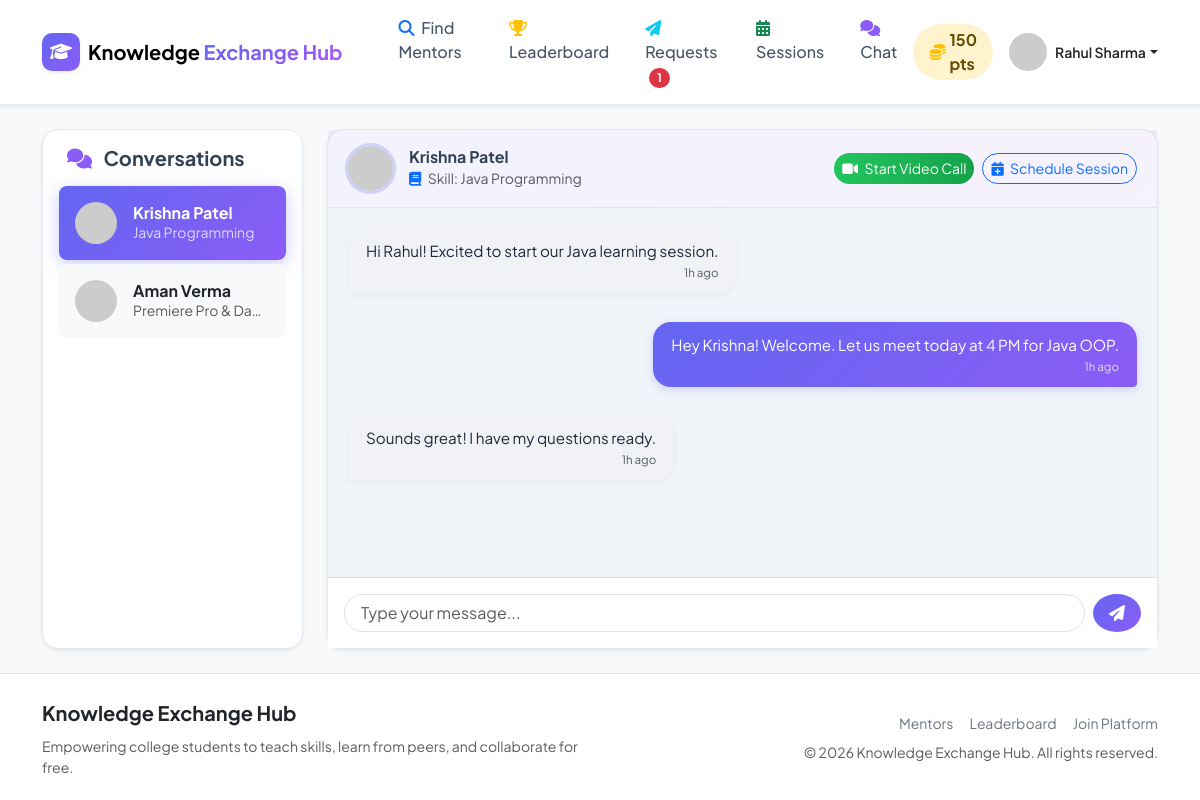
Page /chat.php (signed in) on the committed database.
### tables this page shows
CREATE TABLE IF NOT EXISTS `users` (
  `id` INT AUTO_INCREMENT PRIMARY KEY,
  `name` VARCHAR(100) NOT NULL,
  `email` VARCHAR(150) NOT NULL UNIQUE,
  `password` VARCHAR(255) NOT NULL,
  `profile_photo` VARCHAR(255) DEFAULT 'default_avatar.png',
  `college` VARCHAR(150) DEFAULT NULL,
  `department` VARCHAR(100) DEFAULT NULL,
  `bio` TEXT DEFAULT NULL,
  `points` INT DEFAULT 0,
  `is_admin` TINYINT(1) DEFAULT 0,
  `is_blocked` TINYINT(1) DEFAULT 0,
  `created_at` DATETIME DEFAULT CURRENT_TIMESTAMP
);

CREATE TABLE IF NOT EXISTS `learning_requests` (
  `id` INT AUTO_INCREMENT PRIMARY KEY,
  `learner_id` INT NOT NULL,
  `mentor_id` INT NOT NULL,
  `skill_id` INT NOT NULL,
  `message` TEXT DEFAULT NULL,
  `status` ENUM('pending', 'accepted', 'rejected', 'completed', 'cancelled') DEFAULT 'pending',
  `created_at` DATETIME DEFAULT CURRENT_TIMESTAMP,
  FOREIGN KEY (`learner_id`) REFERENCES `users`(`id`) ON DELETE CASCADE,
  FOREIGN KEY (`mentor_id`) REFERENCES `users`(`id`) ON DELETE CASCADE,
  FOREIGN KEY (`skill_id`) REFERENCES `skills`(`id`) ON DELETE CASCADE
);

CREATE TABLE IF NOT EXISTS `skills` (
  `id` INT AUTO_INCREMENT PRIMARY KEY,
  `skill_name` VARCHAR(100) NOT NULL,
  `category_id` INT NOT NULL,
  `created_at` DATETIME DEFAULT CURRENT_TIMESTAMP,
  FOREIGN KEY (`category_id`) REFERENCES `categories`(`id`) ON DELETE CASCADE
);

CREATE TABLE IF NOT EXISTS `messages` (
  `id` INT AUTO_INCREMENT PRIMARY KEY,
  `sender_id` INT NOT NULL,
  `receiver_id` INT NOT NULL,
  `request_id` INT NOT NULL,
  `message` TEXT NOT NULL,
  `is_read` TINYINT(1) DEFAULT 0,
  `created_at` DATETIME DEFAULT CURRENT_TIMESTAMP,
  FOREIGN KEY (`sender_id`) REFERENCES `users`(`id`) ON DELETE CASCADE,
  FOREIGN KEY (`receiver_id`) REFERENCES `users`(`id`) ON DELETE CASCADE,
  FOREIGN KEY (`request_id`) REFERENCES `learning_requests`(`id`) ON DELETE CASCADE
);

### includes/functions.php (called while the page is built, shortened)
<?php
function e($string) {
    return htmlspecialchars($string ?? '', ENT_QUOTES, 'UTF-8');
}
function get_pending_request_count($pdo, $user_id) {
    $stmt = $pdo->prepare("SELECT COUNT(id) FROM learning_requests WHERE mentor_id = ? AND status = 'pending'");
    $stmt->execute([$user_id]);
    return (int)$stmt->fetchColumn();
}
function format_time($datetime) {
    $time = strtotime($datetime);
    $diff = time() - $time;
    if ($diff < 86400) return floor($diff / 3600) . "h ago";
    return date("M j, Y g:i A", $time);
}
?>

### chat.php (the view, shortened to what this page needs)
<?php
require_once __DIR__ . '/includes/auth-check.php';
require_once __DIR__ . '/includes/functions.php';
$user_id =  $current_user['id'];
$stmt = $pdo->prepare("
    SELECT lr.*, s.skill_name,
           u_other.id as partner_id, u_other.name as partner_name, u_other.profile_photo as partner_photo, u_other.college as partner_college
    FROM learning_requests lr
    JOIN skills s ON lr.skill_id = s.id
    JOIN users u_other ON (CASE WHEN lr.learner_id = ? THEN lr.mentor_id ELSE lr.learner_id END) = u_other.id
    WHERE (lr.learner_id = ? OR lr.mentor_id = ?) AND lr.status = 'accepted'
    ORDER BY lr.created_at DESC
");
$stmt->execute([$user_id, $user_id, $user_id]);
$conversations = $stmt->fetchAll();
$active_request_id = filter_input(INPUT_GET, 'request_id', FILTER_VALIDATE_INT);
if (!$active_request_id && !empty($conversations)) {
    $active_request_id = $conversations[0]['id'];
}
$active_conv = null;
$messages = [];
if ($active_request_id) {
    foreach ($conversations as $c) {
        if ($c['id'] == $active_request_id) {
            $active_conv = $c;
            break;
        }
    }
    if ($active_conv) {
        $stmt = $pdo->prepare("
            SELECT m.*, u.name as sender_name, u.profile_photo as sender_photo
            FROM messages m
            JOIN users u ON m.sender_id = u.id
            WHERE m.request_id = ?
            ORDER BY m.id ASC
        ");
        $stmt->execute([$active_request_id]);
        $messages = $stmt->fetchAll();
    }
}
require_once __DIR__ . '/includes/header.php';
require_once __DIR__ . '/includes/navbar.php';
?>
<div class="container py-4">
    <div class="row g-4">
        <div class="col-md-4 col-lg-3">
            <div class="keh-card p-3 shadow-sm h-100">
                <h5 class="fw-bold mb-3 px-2"><i class="fas fa-comments text-purple me-2"></i> Conversations</h5>
                <?php if (empty($conversations)): ?>
                    <div class="text-center py-4">
                        <p class="text-muted small mb-0">No active request chats.</p>
                        <a href="find-mentor.php" class="btn btn-sm btn-outline-primary rounded-pill mt-2">Find Mentors</a>
                    </div>
                <?php else: ?>
                    <div class="list-group list-group-flush">
                        <?php foreach ($conversations as $conv): ?>
                            <?php
                                $is_selected = ($conv['id'] == $active_request_id);
                            ?>
                            <a href="chat.php?request_id=<?= $conv['id'] ?>" class="list-group-item list-group-item-action py-3 border-0 rounded-3 mb-1 d-flex align-items-center gap-3 <?= $is_selected ? 'bg-primary text-white' : 'bg-light' ?>">
                                <img src="/KEH/uploads/profile_photos/<?= e($conv['partner_photo']) ?>"
                                     onerror="this.src='https://ui-avatars.com/api/?name=<?= urlencode($conv['partner_name']) ?>&background=6366f1&color=fff';"
                                     alt="Partner" class="rounded-circle object-fit-cover" width="42" height="42">
                                <div class="flex-grow-1 overflow-hidden">
                                    <h6 class="fw-bold mb-0 text-truncate <?= $is_selected ? 'text-white' : 'text-dark' ?>"><?= e($conv['partner_name']) ?></h6>
                                    <span class="small opacity-75 d-block text-truncate"><?= e($conv['skill_name']) ?></span>
                                </div>
                            </a>
                        <?php endforeach; ?>
                    </div>
                <?php endif; ?>
            </div>
        </div>
        <div class="col-md-8 col-lg-9">
            <?php if (!$active_conv): ?>
                <div class="keh-card p-5 text-center shadow-sm h-100 d-flex flex-column justify-content-center align-items-center">
                    <i class="fas fa-comments fa-4x text-muted mb-3"></i>
                    <h4>Select a Conversation</h4>
                    <p class="text-muted small">Choose a mentor or student from the sidebar to start chatting.</p>
                </div>
            <?php else: ?>
                <div class="keh-card shadow-sm chat-container">
                    <div class="keh-card-header d-flex align-items-center justify-content-between">
                        <div class="d-flex align-items-center gap-3">
                            <img src="/KEH/uploads/profile_photos/<?= e($active_conv['partner_photo']) ?>"
                                 onerror="this.src='https://ui-avatars.com/api/?name=<?= urlencode($active_conv['partner_name']) ?>&background=6366f1&color=fff';"
                                 alt="Partner" class="rounded-circle object-fit-cover" width="45" height="45">
                            <div>
                                <h6 class="fw-bold mb-0"><?= e($active_conv['partner_name']) ?></h6>
                                <span class="text-muted small"><i class="fas fa-book me-1 text-primary"></i> Skill: <?= e($active_conv['skill_name']) ?></span>
                            </div>
                        </div>
                        <div class="d-flex gap-2">
                            <button type="button" onclick="startInstantCall(<?= $active_conv['id'] ?>)" class="btn btn-success btn-sm rounded-pill shadow-xs">
                                <i class="fas fa-video me-1"></i> Start Video Call
                            </button>
                            <a href="my-sessions.php?action=schedule&request_id=<?= $active_conv['id'] ?>" class="btn btn-outline-primary btn-sm rounded-pill">
                                <i class="fas fa-calendar-plus me-1"></i> Schedule Session
                            </a>
                        </div>
                    </div>
                    <div class="chat-messages" id="chatMessages">
                        <?php foreach ($messages as $i => $msg): ?>
                            <?php $is_me = ($msg['sender_id'] == $user_id); ?>
                            <div class="d-flex mb-3 <?= $is_me ? 'justify-content-end' : 'justify-content-start' ?>" style="animation-delay: <?= min($i * 0.03, 0.6) ?>s;">
                                <div class="chat-bubble <?= $is_me ? 'chat-bubble-sent' : 'chat-bubble-received' ?>">
                                    <div><?= nl2br(e($msg['message'])) ?></div>
                                    <span class="chat-time"><?= format_time($msg['created_at']) ?></span>
                                </div>
                            </div>
                        <?php endforeach; ?>
                    </div>
                    <div class="p-3 bg-white border-top">
                        <form id="chatForm" data-request-id="<?= $active_conv['id'] ?>" data-receiver-id="<?= $active_conv['partner_id'] ?>" class="d-flex gap-2">
                            <input type="text" id="messageInput" class="form-control rounded-pill px-3" placeholder="Type your message..." required autocomplete="off">
                            <button type="submit" class="btn btn-primary rounded-circle px-3"><i class="fas fa-paper-plane"></i></button>
                        </form>
                    </div>
                </div>
            <?php endif; ?>
        </div>
    </div>
</div>
<?php require_once __DIR__ . '/includes/footer.php'; ?>

### includes/navbar.php (shortened to what this page needs)
<?php
require_once __DIR__ . '/functions.php';
$is_logged_in = isset($_SESSION['user_id']);
$user = null;
$pending_req_count = 0;
if ($is_logged_in && isset($pdo)) {
    $stmt = $pdo->prepare("SELECT * FROM users WHERE id = ?");
    $stmt->execute([$_SESSION['user_id']]);
    $user = $stmt->fetch();
    if ($user) {
        $pending_req_count = get_pending_request_count($pdo, $user['id']);
    }
}
?>
<nav class="navbar navbar-expand-lg sticky-top custom-navbar shadow-sm">
    <div class="container">
        <a class="navbar-brand d-flex align-items-center gap-2" href="/KEH/index.php">
            <div class="brand-icon shadow-sm">
                <i class="fas fa-graduation-cap"></i>
            </div>
            <span class="brand-text fw-bold">Knowledge <span class="text-primary-gradient">Exchange Hub</span></span>
        </a>
        <div class="collapse navbar-collapse" id="navbarMain">
            <ul class="navbar-nav me-auto mb-2 mb-lg-0 ms-lg-4 gap-lg-1">
                <li class="nav-item">
                    <a class="nav-link px-3" href="/KEH/find-mentor.php"><i class="fas fa-search me-1 text-primary"></i> Find Mentors</a>
                </li>
                <li class="nav-item">
                    <a class="nav-link px-3" href="/KEH/leaderboard.php"><i class="fas fa-trophy me-1 text-warning"></i> Leaderboard</a>
                </li>
                <?php if ($is_logged_in): ?>
                <li class="nav-item">
                    <a class="nav-link px-3 position-relative" href="/KEH/requests.php">
                        <i class="fas fa-paper-plane me-1 text-info"></i> Requests
                        <?php if ($pending_req_count > 0): ?>
                            <span class="badge rounded-pill bg-danger ms-1"><?=$pending_req_count?></span>
                        <?php endif; ?>
                    </a>
                </li>
                <li class="nav-item">
                    <a class="nav-link px-3" href="/KEH/my-sessions.php"><i class="fas fa-calendar-alt me-1 text-success"></i> Sessions</a>
                </li>
                <li class="nav-item">
                    <a class="nav-link px-3 position-relative" href="/KEH/chat.php">
                        <i class="fas fa-comments me-1 text-purple"></i> Chat
                    </a>
                </li>
                <?php endif; ?>
            </ul>
            <div class="d-flex align-items-center gap-3">
                <?php if ($is_logged_in && $user): ?>
                    <div class="points-pill bg-warning-subtle text-warning-emphasis fw-bold px-3 py-1 rounded-pill shadow-xs d-flex align-items-center gap-1" title="Your Total Points">
                        <i class="fas fa-coins text-warning"></i> <?= (int)$user['points'] ?> pts
                    </div>
                    <div class="dropdown">
                        <a class="d-flex align-items-center text-decoration-none dropdown-toggle text-dark" href="#" role="button" data-bs-toggle="dropdown" aria-expanded="false">
                            <img src="/KEH/uploads/profile_photos/<?= e($user['profile_photo'] ?? 'default_avatar.png') ?>"
                                 onerror="this.src='https://ui-avatars.com/api/?name=<?= urlencode($user['name']) ?>&background=6366f1&color=fff';"
                                 alt="Profile" class="avatar-sm rounded-circle me-2 object-fit-cover shadow-xs" width="38" height="38">
                            <span class="fw-semibold small d-none d-md-inline-block"><?= e($user['name']); ?></span>
                        </a>
                    </div>
                <?php else: ?>
                    <a href="/KEH/login.php" class="btn btn-light text-primary fw-semibold px-4 rounded-pill">Log In</a>
                    <a href="/KEH/register.php" class="btn btn-primary fw-semibold px-4 rounded-pill shadow-sm">Get Started</a>
                <?php endif; ?>
            </div>
        </div>
    </div>
</nav>

### rows in the picture
users: points "150", name "Rahul Sharma"
learning_requests: learner.name "Krishna Patel", skill.skill_name "Java Programming"
learning_requests: mentor.name "Aman Verma", skill.skill_name "Premiere Pro & Da…"
users: name "Krishna Patel"
skills: skill_name "Java Programming"
messages: message "Hi Rahul! Excited to start our Java learning session.", created_at "1h ago"
messages: message "Hey Krishna! Welcome. Let us meet today at 4 PM for Java OOP.", created_at "1h ago"
messages: message "Sounds great! I have my questions ready.", created_at "1h ago"

### other values in the picture
$pending_req_count "1"
